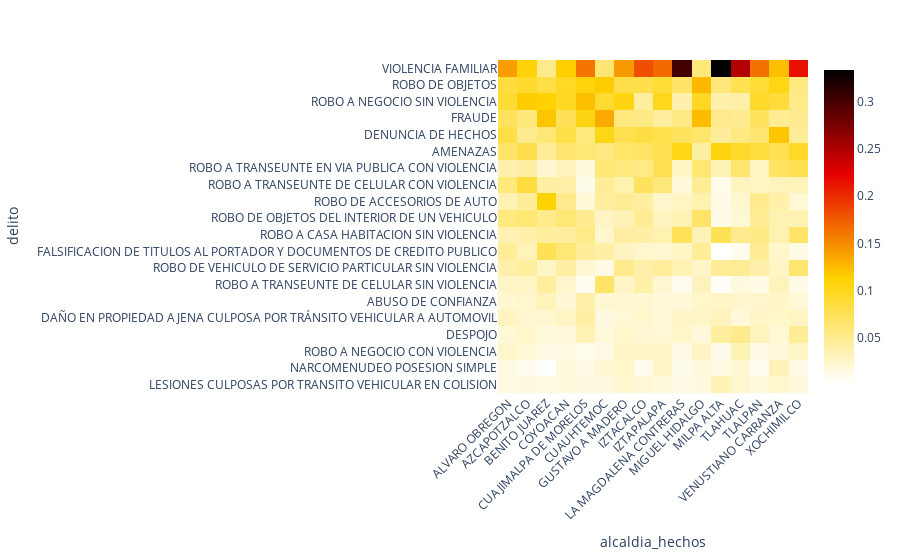

Notebook code for this chart:
### Code cell
fig = px.imshow(table_sc_crimes.T, color_continuous_scale="hot_r", aspect="auto")
fig.update_xaxes(tickangle=-45)
fig.show()

### Figure 1 — Plotly figure (JSON) as saved in the notebook; plotly's stock layout.template omitted (floating-point values rounded to 4 significant figures; data arrays with more than 128 entries replaced by an {"elided": "..."} marker saying what was removed)
{"data": [{"coloraxis": "coloraxis", "hovertemplate": "alcaldia_hechos: %{x}<br>delito: %{y}<br>color: %{z}<extra></extra>", "name": "0", "type": "heatmap", "x": ["ALVARO OBREGON", "AZCAPOTZALCO", "BENITO JUAREZ", "COYOACAN", "CUAJIMALPA DE MORELOS", "CUAUHTEMOC", "GUSTAVO A MADERO", "IZTACALCO", "IZTAPALAPA", "LA MAGDALENA CONTRERAS", "MIGUEL HIDALGO", "MILPA ALTA", "TLAHUAC", "TLALPAN", "VENUSTIANO CARRANZA", "XOCHIMILCO"], "xaxis": "x", "y": ["VIOLENCIA FAMILIAR", "ROBO DE OBJETOS", "ROBO A NEGOCIO SIN VIOLENCIA", "FRAUDE", "DENUNCIA DE HECHOS", "AMENAZAS", "ROBO A TRANSEUNTE EN VIA PUBLICA CON VIOLENCIA", "ROBO A TRANSEUNTE DE CELULAR CON VIOLENCIA", "ROBO DE ACCESORIOS DE AUTO", "ROBO DE OBJETOS DEL INTERIOR DE UN VEHICULO", "ROBO A CASA HABITACION SIN VIOLENCIA", "FALSIFICACION DE TITULOS AL PORTADOR Y DOCUMENTOS DE CREDITO PUBLICO", "ROBO DE VEHICULO DE SERVICIO PARTICULAR SIN VIOLENCIA", "ROBO A TRANSEUNTE DE CELULAR SIN VIOLENCIA", "ABUSO DE CONFIANZA", "DAÑO EN PROPIEDAD AJENA CULPOSA POR TRÁNSITO VEHICULAR A AUTOMOVIL", "DESPOJO", "ROBO A NEGOCIO CON VIOLENCIA", "NARCOMENUDEO POSESION SIMPLE", "LESIONES CULPOSAS POR TRANSITO VEHICULAR EN COLISION"], "yaxis": "y", "z": {"elided": "20x16 float values"}}], "layout": {"coloraxis": {"colorscale": [[0, "rgb(255,255,255)"], [0.3333, "rgb(255,210,0)"], [0.6667, "rgb(230,0,0)"], [1, "rgb(0,0,0)"]]}, "margin": {"t": 60}, "xaxis": {"anchor": "y", "domain": [0, 1], "tickangle": -45, "title": {"text": "alcaldia_hechos"}}, "yaxis": {"anchor": "x", "autorange": "reversed", "domain": [0, 1], "title": {"text": "delito"}}}}
